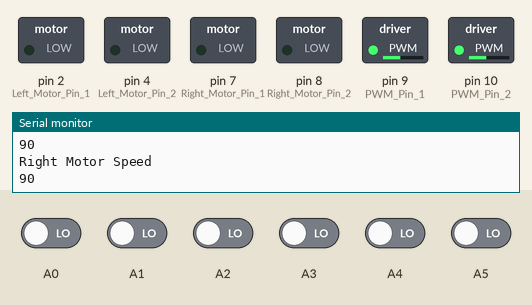
Bench run of a sketch on a simulated Arduino Uno, built with avr-gcc and run on an emulated ATmega328P. Parts: switched loads named in the sketch (green lamp = pin HIGH), the last lines printed to the serial monitor. The test bench sets the inputs (shaded band); at power-on: A0–5 LOW.

Above: at 6.8 s.
6.9 s: A0 driven HIGH
At 10.0 s:
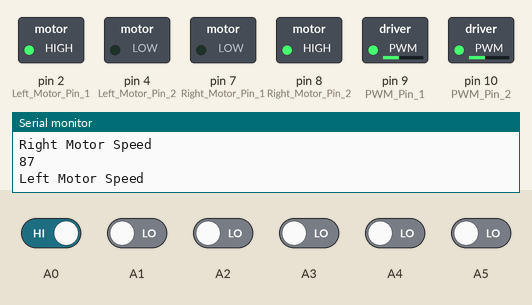
10.8 s: A0 driven LOW and A5 driven HIGH
At 12.2 s:
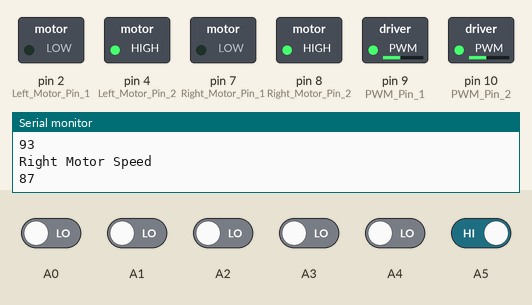
18.5 s: A1 driven HIGH
At 20.4 s:
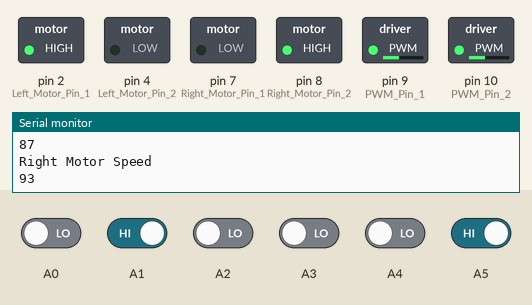
22.4 s: A1 driven LOW
At 23.0 s:
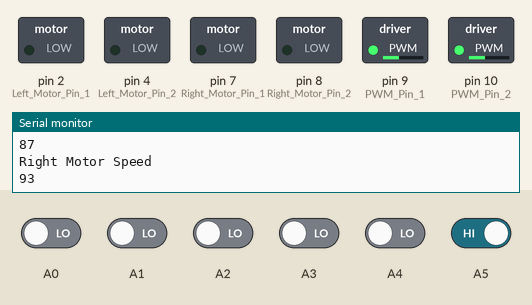
26.7 s: A5 driven LOW
At 29.7 s:
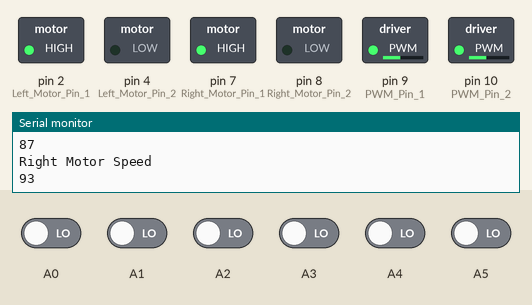
34.4 s: A2 driven HIGH
At 38.2 s:
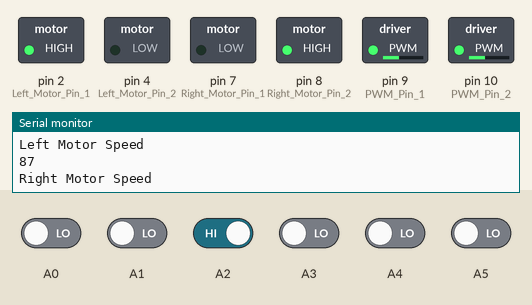
Timing chart, 0 to 39.7 s (numbered marks = the images above; inputs shaded):
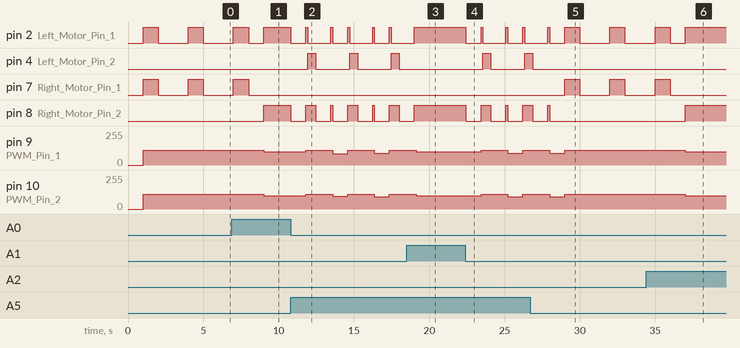

The sketch:

L.F_6.0_PID_DUAL.ino
```cpp
const int trigPin = 3;
const int echoPin = 5;
float Kp=1,Ki=0.0,Kd=0.5;
float error=0, P=0, I=0, D=0, PID_value=0;
float previous_error=0, previous_I=0;
int sensor[6]={0, 0, 0, 0, 0, 0};
int initial_motor_speed=90;
int left_motor_speed = 0;
int right_motor_speed =0;
int g=5;

int object_detect();
void read_sensor_values(void);
void calculate_pid(void);
void motor_control(void);

void setup()
{
 pinMode(9,OUTPUT); //PWM Pin 1
 pinMode(10,OUTPUT); //PWM Pin 2
 pinMode(2,OUTPUT); //Left Motor Pin 1
 pinMode(4,OUTPUT); //Left Motor Pin 2
 pinMode(7,OUTPUT); //Right Motor Pin 1
 pinMode(8,OUTPUT);  //Right Motor Pin 2

 Serial.begin(9600); //Enable Serial Communications
}

void loop()
{
    /*g=object_detect();
    if(g==1)
    {
      digitalWrite(13,HIGH);
      Serial.print("\nIT IS READY TO GO");
    }
    else
    {
      digitalWrite(13,LOW);
      Serial.print("\nIt will not Go");
    }*/

    read_sensor_values();
    calculate_pid();
    motor_control();
   // display_values();
   // delay(3000);
}

/*int object_detect()
{
  // establish variables for duration of the ping,
  // and the distance result in inches and centimetersg=:
  long duration, inches, cm;
  int d=5;
  // The sensor is triggered by a HIGH pulse of 10 or more microseconds.
  // Give a short LOW pulse beforehand to ensure a clean HIGH pulse:
  pinMode(trigPin, OUTPUT);
  digitalWrite(trigPin, LOW);
  delayMicroseconds(2);
  digitalWrite(trigPin, HIGH);
  delayMicroseconds(10);
  digitalWrite(trigPin, LOW);

  // Read the signal from the sensor: a HIGH pulse whose
  // duration is the time (in microseconds) from the sending
  // of the ping to the reception of its echo off of an object.
  pinMode(echoPin, INPUT);
  duration = pulseIn(echoPin, HIGH);

  // convert the time into a distance
  inches = microsecondsToInches(duration);
  cm = microsecondsToCentimeters(duration);

  Serial.print(inches);
  Serial.print("in, ");
  Serial.print(cm);
  Serial.print("cm");
  Serial.println();

  delay(1000);
  if(cm>10)
  {
    d=1;
  }

  else d=0;
  return d;
}

long microsecondsToInches(long microseconds)
{
  // According to Parallax's datasheet for the PING))), there are
  // 73.746 microseconds per inch (i.e. sound travels at 1130 feet per
  // second).  This gives the distance travelled by the ping, outbound
  // and return, so we divide by 2 to get the distance of the obstacle.
  // See: http://www.parallax.com/dl/docs/prod/acc/28015-PING-v1.3.pdf
  return microseconds / 74 / 2;
}

long microsecondsToCentimeters(long microseconds)
{
  // The speed of sound is 340 m/s or 29 microseconds per centimeter.
  // The ping travels out and back, so to find the distance of the
  // object we take half of the distance travelled.
  return microseconds / 29 / 2;
}
*/
void read_sensor_values()
{

  sensor[0]=digitalRead(A0);
  sensor[1]=digitalRead(A1);
  sensor[2]=digitalRead(A2);
  sensor[3]=digitalRead(A3);
  sensor[4]=digitalRead(A4);
  sensor[5]=digitalRead(A5);

  if(((sensor[0]==1)&&(sensor[1]==1)&&(sensor[2]==1)&&(sensor[3]==1)&&(sensor[4]==1)&&(sensor[5]==0))||((sensor[0]==0)&&(sensor[1]==0)&&(sensor[2]==0)&&(sensor[3]==0)&&(sensor[4]==0)&&(sensor[5]==1)))  // (1-1-1-1-1-0) && (0-0-0-0-0-1)
  error=3;
  else if(((sensor[0]==1)&&(sensor[1]==1)&&(sensor[2]==1)&&(sensor[3]==1)&&(sensor[4]==0)&&(sensor[5]==0))||((sensor[0]==0)&&(sensor[1]==0)&&(sensor[2]==0)&&(sensor[3]==0)&&(sensor[4]==1)&&(sensor[5]==1)))  // (1-1-1-1-0-0) && (0-0-0-0-1-1)
  error=2;
  else if(((sensor[0]==1)&&(sensor[1]==1)&&(sensor[2]==1)&&(sensor[3]==0)&&(sensor[4]==0)&&(sensor[5]==1))||((sensor[0]==0)&&(sensor[1]==0)&&(sensor[2]==0)&&(sensor[3]==1)&&(sensor[4]==1)&&(sensor[5]==0)))  // (1-1-1-0-0-1) && (0-0-0-1-1-0)
  error=1;
  else if(((sensor[0]==1)&&(sensor[1]==1)&&(sensor[2]==0)&&(sensor[3]==0)&&(sensor[4]==1)&&(sensor[5]==1))||((sensor[0]==0)&&(sensor[1]==0)&&(sensor[2]==1)&&(sensor[3]==1)&&(sensor[4]==0)&&(sensor[5]==0)))  // (1-1-0-0-1-1) && (0-0-1-1-0-0)
  error=0;
  else if(((sensor[0]==1)&&(sensor[1]==0)&&(sensor[2]==0)&&(sensor[3]==1)&&(sensor[4]==1)&&(sensor[5]==1))||((sensor[0]==0)&&(sensor[1]==1)&&(sensor[2]==1)&&(sensor[3]==0)&&(sensor[4]==0)&&(sensor[5]==0)))  // (1-0-0-1-1-1) && (0-1-1-0-0-0)
  error=-1;
  else if(((sensor[0]==0)&&(sensor[1]==0)&&(sensor[2]==1)&&(sensor[3]==1)&&(sensor[4]==1)&&(sensor[5]==1))||((sensor[0]==1)&&(sensor[1]==1)&&(sensor[2]==0)&&(sensor[3]==0)&&(sensor[4]==0)&&(sensor[5]==0)))  // (0-0-1-1-1-1) && (1-1-0-0-0-0)
  error=-2;
  else if(((sensor[0]==0)&&(sensor[1]==1)&&(sensor[2]==1)&&(sensor[3]==1)&&(sensor[4]==1)&&(sensor[5]==1))||((sensor[0]==1)&&(sensor[1]==0)&&(sensor[2]==0)&&(sensor[3]==0)&&(sensor[4]==0)&&(sensor[5]==0)))  // (0-1-1-1-1-1) && (1-0-0-0-0-0)
  error=-3;
  //else if((sensor[0]==0)&&(sensor[1]==0)&&(sensor[2]==0)&&(sensor[3]==0)&&(sensor[4]==0))

 /* else
  {
    if(error==-4)
  error=-5;

  else error=5;
  }*/
}

void calculate_pid()
{
    P = error;
    I = I + error;
    D = error-previous_error;

    PID_value = (Kp*P) + (Ki*I) + (Kd*D);

    previous_I=I;
    previous_error=error;
}

void display_values()
{
  Serial.print("\n---------------------------------------------------------------------\nP= ");
  Serial.print(P);
  Serial.print("\nI= ");
  Serial.print(I);
  Serial.print("\nD= ");
  Serial.print(D);
  Serial.print("\nPID value = ");
  Serial.print(PID_value);
  Serial.print("\nLEFT MOTOR SPEED= ");
  Serial.print(left_motor_speed);
  Serial.print("\nRIGHT MOTOR SPEED= ");
  Serial.print(right_motor_speed);
  Serial.println("\n----------------------------------------------------------------------");
}

void motor_control()
{
    // Calculating the effective motor speed:
    left_motor_speed = initial_motor_speed-PID_value;
    right_motor_speed = initial_motor_speed+PID_value;

    // The motor speed should not exceed the max PWM value
    constrain(left_motor_speed,0,150);
    constrain(right_motor_speed,0,150);

      //Right Motor Speed
    //following lines of code are to make the bot move forward
    /*The pi-*n numbers and high, low values might be different*/

    //if((sensor[0]==1)&&(sensor[1]==1)&&(sensor[2]==0)&&(sensor[3]==0)&&(sensor[4]==1)&&(sensor[5]==1))    // 1 1 0 0 1 1
    if(((sensor[0]==1)&&(sensor[1]==1)&&(sensor[2]==0)&&(sensor[3]==0)&&(sensor[4]==1)&&(sensor[5]==1))||((sensor[0]==0)&&(sensor[1]==0)&&(sensor[2]==1)&&(sensor[3]==1)&&(sensor[4]==0)&&(sensor[5]==0)))  // (1-1-0-0-1-1) && (0-0-1-1-0-0)
    {
    digitalWrite(2,HIGH);
    digitalWrite(4,LOW);
    digitalWrite(7,LOW);
    digitalWrite(8,HIGH);
    analogWrite(9,left_motor_speed);    //intial_motor_speed-PID_value
    analogWrite(10,right_motor_speed);    //intial_motor_speed+PID_value
    }


    //else if((sensor[0]==1)&&(sensor[1]==0)&&(sensor[2]==0)&&(sensor[3]==1)&&(sensor[4]==1)&&(sensor[5]==1))  // 1 0 0 1 1 1
   else if(((sensor[0]==1)&&(sensor[1]==0)&&(sensor[2]==0)&&(sensor[3]==1)&&(sensor[4]==1)&&(sensor[5]==1))||((sensor[0]==0)&&(sensor[1]==1)&&(sensor[2]==1)&&(sensor[3]==0)&&(sensor[4]==0)&&(sensor[5]==0)))  // (1-0-0-1-1-1) && (0-1-1-0-0-0
    {
    digitalWrite(2,LOW);
    digitalWrite(4,HIGH);
    digitalWrite(7,LOW);
    digitalWrite(8,HIGH);
    analogWrite(9,left_motor_speed); //intial_motor_speed-PID_value
    analogWrite(10,right_motor_speed);    //intial_motor_speed+PID_value
    }

    //else if((sensor[0]==0)&&(sensor[1]==0)&&(sensor[2]==1)&&(sensor[3]==1)&&(sensor[4]==1)&&(sensor[5]==1))  // 0 0 1 1 1 1
     else if(((sensor[0]==0)&&(sensor[1]==0)&&(sensor[2]==1)&&(sensor[3]==1)&&(sensor[4]==1)&&(sensor[5]==1))||((sensor[0]==1)&&(sensor[1]==1)&&(sensor[2]==0)&&(sensor[3]==0)&&(sensor[4]==0)&&(sensor[5]==0)))  // (0-0-1-1-1-1) && (1-1-0-0-0-0)
    {
    digitalWrite(2,LOW);
    digitalWrite(4,HIGH);
    digitalWrite(7,LOW);
    digitalWrite(8,HIGH);
    analogWrite(9,left_motor_speed);    //intial_motor_speed-PID_value
    analogWrite(10,right_motor_speed);    //intial_motor_speed+PID_value
    }

   // else if((sensor[0]==0)&&(sensor[1]==1)&&(sensor[2]==1)&&(sensor[3]==1)&&(sensor[4]==1)&&(sensor[5]==1))  // 0 1 1 1 1 1
    else if(((sensor[0]==0)&&(sensor[1]==1)&&(sensor[2]==1)&&(sensor[3]==1)&&(sensor[4]==1)&&(sensor[5]==1))||((sensor[0]==1)&&(sensor[1]==0)&&(sensor[2]==0)&&(sensor[3]==0)&&(sensor[4]==0)&&(sensor[5]==0)))  // (0-1-1-1-1-1) && (1-0-0-0-0-0)
    {
    digitalWrite(2,LOW);
    digitalWrite(4,HIGH);
    digitalWrite(7,LOW);
    digitalWrite(8,HIGH);
    analogWrite(9,left_motor_speed);    //intial_motor_speed-PID_value
    analogWrite(10,right_motor_speed);    //intial_motor_speed+PID_value
    }


      else if((sensor[0]==0)&&(sensor[1]==0)&&(sensor[2]==0)&&(sensor[3]==0)&&(sensor[4]==1)&&(sensor[5]==1)) // 0 0 0 0 1 1
    {
     halt();
     forward();
     digitalWrite(2,LOW);
     digitalWrite(4,HIGH);
     digitalWrite(7,LOW);
     digitalWrite(8,HIGH);    //FOR LEFT TURN 90
     analogWrite(9,110);
     analogWrite(10,110);
     delay(530);//530
     halt();
     forward();
     }

     else if((sensor[0]==0)&&(sensor[1]==0)&&(sensor[2]==0)&&(sensor[3]==1)&&(sensor[4]==1)&&(sensor[5]==1))  //0-0-0-1-1-1
     {
       halt();
     forward();
     digitalWrite(2,LOW);
     digitalWrite(4,HIGH);
     digitalWrite(7,LOW);    //FOR LEFT TURN 90
     digitalWrite(8,HIGH);
     analogWrite(9,110);
     analogWrite(10,110);
     delay(530);//530
     halt();
     forward();
     }

     else if((sensor[0]==0)&&(sensor[1]==0)&&(sensor[2]==0)&&(sensor[3]==0)&&(sensor[4]==0)&&(sensor[5]==1))  //0-0-0-0-0-1
     {
       halt();
     forward();
     digitalWrite(2,LOW);
     digitalWrite(4,HIGH);
     digitalWrite(7,LOW);
     digitalWrite(8,HIGH);    //FOR LEFT 90 TURN
     analogWrite(9,110);
     analogWrite(10,110);
     delay(530);//530
     halt();
     forward();
     }

    else if((sensor[0]==1)&&(sensor[1]==1)&&(sensor[2]==0)&&(sensor[3]==0)&&(sensor[4]==0)&&(sensor[5]==0)) // 1 1 0 0 0 0
    {

    halt();
    forward();
    digitalWrite(2,HIGH);
    digitalWrite(4,LOW);
    digitalWrite(7,HIGH);
    digitalWrite(8,LOW);    //FOR RIGHT TURN 90
    analogWrite(9,110);
    analogWrite(10,110);
    delay(530);//530
    halt();
    forward();
    }

     else if((sensor[0]==1)&&(sensor[1]==1)&&(sensor[2]==1)&&(sensor[3]==0)&&(sensor[4]==0)&&(sensor[5]==0)) // 1 1 1 0 0 0
    {

    halt();
    forward();
    digitalWrite(2,HIGH);
    digitalWrite(4,LOW);
    digitalWrite(7,HIGH);
    digitalWrite(8,LOW);    //FOR RIGHT TURN 90
    analogWrite(9,110);
    analogWrite(10,110);
    delay(480);//530
    halt();
    forward();
    }

     else if((sensor[0]==1)&&(sensor[1]==0)&&(sensor[2]==0)&&(sensor[3]==0)&&(sensor[4]==0)&&(sensor[5]==0)) // 1 0 0 0 0 0
    {

    halt();
    forward();
    digitalWrite(2,HIGH);
    digitalWrite(4,LOW);
    digitalWrite(7,HIGH);
    digitalWrite(8,LOW);    //FOR RIGHT TURN 90
    analogWrite(9,110);
    analogWrite(10,110);
    delay(530);//530
    halt();
    forward();
    }

    else if((sensor[0]==1)&&(sensor[1]==1)&&(sensor[2]==1)&&(sensor[3]==1)&&(sensor[4]==0)&&(sensor[5]==0)) // 1 1 1 1 0 0
    {
     halt();
     forward();
     digitalWrite(2,LOW);
     digitalWrite(4,HIGH);
     digitalWrite(7,LOW);
     digitalWrite(8,HIGH);    //FOR LEFT TURN 90
     analogWrite(9,110);
     analogWrite(10,110);
     delay(530);//530
     halt();
     forward();
     }

     else if((sensor[0]==1)&&(sensor[1]==1)&&(sensor[2]==1)&&(sensor[3]==0)&&(sensor[4]==0)&&(sensor[5]==0))  //1-1-1-0-0-0
     {
       halt();
     forward();
     digitalWrite(2,LOW);
     digitalWrite(4,HIGH);
     digitalWrite(7,LOW);    //FOR LEFT TURN 90
     digitalWrite(8,HIGH);
     analogWrite(9,110);
     analogWrite(10,110);
     delay(530);//530
     halt();
     forward();
     }

     else if((sensor[0]==1)&&(sensor[1]==1)&&(sensor[2]==1)&&(sensor[3]==1)&&(sensor[4]==1)&&(sensor[5]==0))  //1-1-1-1-1-0
     {
       halt();
     forward();
     digitalWrite(2,LOW);
     digitalWrite(4,HIGH);
     digitalWrite(7,LOW);
     digitalWrite(8,HIGH);    //FOR LEFT 90 TURN
     analogWrite(9,110);
     analogWrite(10,110);
     delay(530);//530
     halt();
     forward();
     }

    else if((sensor[0]==0)&&(sensor[1]==0)&&(sensor[2]==1)&&(sensor[3]==1)&&(sensor[4]==1)&&(sensor[5]==1)) // 0 0 1 1 1 1
    {
    halt();
    forward();
    digitalWrite(2,HIGH);
    digitalWrite(4,LOW);
    digitalWrite(7,HIGH);
    digitalWrite(8,LOW);    //FOR RIGHT TURN 90
    analogWrite(9,110);
    analogWrite(10,110);
    delay(530);//530
    halt();
    forward();
    }

     else if((sensor[0]==0)&&(sensor[1]==0)&&(sensor[2]==0)&&(sensor[3]==1)&&(sensor[4]==1)&&(sensor[5]==1)) // 0 0 0 1 1 1
    {

    halt();
    forward();
    digitalWrite(2,HIGH);
    digitalWrite(4,LOW);
    digitalWrite(7,HIGH);
    digitalWrite(8,LOW);    //FOR RIGHT TURN 90
    analogWrite(9,110);
    analogWrite(10,110);
    delay(480);//530
    halt();
    forward();
    }

     else if((sensor[0]==0)&&(sensor[1]==1)&&(sensor[2]==1)&&(sensor[3]==1)&&(sensor[4]==1)&&(sensor[5]==1)) // 0 1 1 1 1 1
    {

    halt();
    forward();
    digitalWrite(2,HIGH);
    digitalWrite(4,LOW);
    digitalWrite(7,HIGH);
    digitalWrite(8,LOW);    //FOR RIGHT TURN 90
    analogWrite(9,110);
    analogWrite(10,110);
    delay(530);//530
    halt();
    forward();
    }
    //else if((sensor[0]==1)&&(sensor[1]==1)&&(sensor[2]==1)&&(sensor[3]==0)&&(sensor[4]==0)&&(sensor[5]=1)) // 1 1 1 0 0 1
     else if(((sensor[0]==1)&&(sensor[1]==1)&&(sensor[2]==1)&&(sensor[3]==0)&&(sensor[4]==0)&&(sensor[5]==1))||((sensor[0]==0)&&(sensor[1]==0)&&(sensor[2]==0)&&(sensor[3]==1)&&(sensor[4]==1)&&(sensor[5]==0)))  // (1-1-1-0-0-1) && (0-0-0-1-1-0
    {
    digitalWrite(2,HIGH);
    digitalWrite(4,LOW);
    digitalWrite(7,HIGH);
    digitalWrite(8,LOW);
    analogWrite(9,left_motor_speed);    //intial_motor_speed-PID_value
    analogWrite(10,right_motor_speed);    //intial_motor_speed+PID_value
    }


    // else if((sensor[0]==1)&&(sensor[1]==1)&&(sensor[2]==1)&&(sensor[3]==1)&&(sensor[4]==0)&&(sensor[5]==0)) // 1 1 1 1 0 0
    else if(((sensor[0]==1)&&(sensor[1]==1)&&(sensor[2]==1)&&(sensor[3]==1)&&(sensor[4]==0)&&(sensor[5]==0))||((sensor[0]==0)&&(sensor[1]==0)&&(sensor[2]==0)&&(sensor[3]==0)&&(sensor[4]==1)&&(sensor[5]==1)))  // (1-1-1-1-0-0) && (0-0-0-0-1-1)
    {
    digitalWrite(2,HIGH);
    digitalWrite(4,LOW);
    digitalWrite(7,HIGH);
    digitalWrite(8,LOW);
    analogWrite(9,left_motor_speed);    //intial_motor_speed-PID_value
    analogWrite(10,right_motor_speed);    //intial_motor_speed+PID_value
    }

   // else if((sensor[0]==1)&&(sensor[1]==1)&&(sensor[2]==1)&&(sensor[3]==1)&&(sensor[4]==1)&&(sensor[5]==0))  // 1 1 1 1 1 0
    if(((sensor[0]==1)&&(sensor[1]==1)&&(sensor[2]==1)&&(sensor[3]==1)&&(sensor[4]==1)&&(sensor[5]==0))||((sensor[0]==0)&&(sensor[1]==0)&&(sensor[2]==0)&&(sensor[3]==0)&&(sensor[4]==0)&&(sensor[5]==1)))  // (1-1-1-1-1-0) && (0-0-0-0-0-1)
    {
    digitalWrite(2,HIGH);
    digitalWrite(4,LOW);
    digitalWrite(7,HIGH);
    digitalWrite(8,LOW);
    analogWrite(9,left_motor_speed);    //intial_motor_speed-PID_value
    analogWrite(10,right_motor_speed);    //intial_motor_speed+PID_value
    }


   /* else if((sensor[0]==1)&&(sensor[1]==1)&&(sensor[2]==1)&&(sensor[3]==1)&&(sensor[4]==1))   // 1 1 1 1 1
    {
    digitalWrite(2,HIGH);
    digitalWrite(4,LOW);
    digitalWrite(7,LOW);
    digitalWrite(8,HIGH);
    analogWrite(9,left_motor_speed);    //intial_motor_speed-PID_value
    analogWrite(10,right_motor_speed);    //intial_motor_speed+PID_value
    }*/

    else if(((sensor[0]==0)&&(sensor[1]==0)&&(sensor[2]==0)&&(sensor[3]==0)&&(sensor[4]==0)&&(sensor[5]==0))||((sensor[0]==1)&&(sensor[1]==1)&&(sensor[2]==1)&&(sensor[3]==1)&&(sensor[4]==1)&&(sensor[5]==1)))   // 0 0 0 0 0 0
    {
      halt();
    digitalWrite(2,HIGH);
    digitalWrite(4,LOW);
    digitalWrite(7,HIGH);
    digitalWrite(8,LOW);
    analogWrite(9,110);
    analogWrite(10,110);
    delay(1000);
      halt();
    }

    else
    {
    digitalWrite(2,HIGH);
    digitalWrite(4,LOW);
    digitalWrite(7,LOW);
    digitalWrite(8,HIGH);
    analogWrite(9,100);    //intial_motor_speed-PID_value
    analogWrite(10,100);    //intial_motor_speed+PID_value
    }

    Serial.println("\nLeft Motor Speed ");
    Serial.print(left_motor_speed);
    Serial.println("\nRight Motor Speed ");
    Serial.print(right_motor_speed);
}

void halt()

{
  digitalWrite(2,LOW);
  digitalWrite(4,LOW);
  digitalWrite(7,LOW);
  digitalWrite(8,LOW);
  delay(1000);
}

void forward()
{
  digitalWrite(2,HIGH);
  digitalWrite(4,LOW);
  digitalWrite(7,LOW);
  digitalWrite(8,HIGH);
  analogWrite(9,110);
  analogWrite(10,110);
  delay(123);
}
```

Measured:
- after the input at 6.9 s, pin 7 (Right_Motor_Pin_1): goes on until 8.0 s, then stays LOW; pin 8 (Right_Motor_Pin_2): LOW → HIGH after 2.1 s; pin 9 (PWM_Pin_1), pin 10 (PWM_Pin_2): 110/255 → 100/255 after 2.1 s
- after the input at 10.8 s, pin 2 (Left_Motor_Pin_1): HIGH → LOW at once, then repeats every 2.8 s: HIGH 0.12 s, LOW 1.5 s, HIGH 0.12 s, LOW 1.0 s; pin 4 (Left_Motor_Pin_2): alternates HIGH for 0.53 s and LOW for 2.2 s, starting after 1.1 s
- after the input at 18.5 s, pin 2 (Left_Motor_Pin_1), pin 8 (Right_Motor_Pin_2): goes on until 19.0 s, then stays HIGH; pin 4 (Left_Motor_Pin_2): stays LOW (without the input it goes to HIGH after 1.8 s)
- after the input at 22.4 s, pin 2 (Left_Motor_Pin_1): goes LOW 1.0 s, HIGH 0.12 s, LOW 1.5 s, HIGH 0.12 s, LOW 1.0 s, HIGH 0.12 s, then LOW, starting at once; pin 4 (Left_Motor_Pin_2): LOW → HIGH after 1.2 s, → LOW 0.53 s later, → HIGH 2.2 s later
- after the input at 26.7 s, pin 4 (Left_Motor_Pin_2): goes on until 26.9 s, then stays LOW; pin 7 (Right_Motor_Pin_1): alternates HIGH for 1.0 s and LOW for 2.0 s, starting after 2.3 s; pin 8 (Right_Motor_Pin_2): goes on until 28.0 s, then stays LOW; pin 9 (PWM_Pin_1), pin 10 (PWM_Pin_2): goes on until 29.0 s, then stays 110/255
- after the input at 34.4 s, pin 7 (Right_Motor_Pin_1): goes on until 36.0 s, then stays LOW; pin 8 (Right_Motor_Pin_2): LOW → HIGH after 2.6 s; pin 9 (PWM_Pin_1), pin 10 (PWM_Pin_2): 110/255 → 100/255 after 2.6 s
- by itself, pin 2 (Left_Motor_Pin_1), pin 7 (Right_Motor_Pin_1): alternates HIGH for 1.0 s and LOW for 2.0 s
